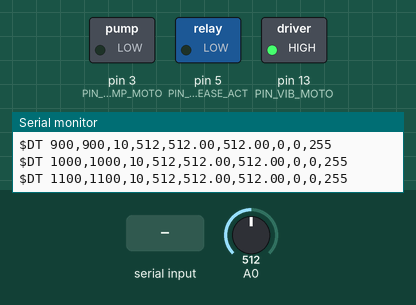
This sketch was run on a simulated Arduino Uno, built with avr-gcc and run on an emulated ATmega328P. Parts: switched loads named in the sketch (green lamp = pin HIGH), the last lines printed to the serial monitor. The test bench sets the inputs (shaded band); at power-on: A0 = 512. EEPROM starts erased.

Above: at 1.2 s.
1.3 s: A0 set to 541
At 2.5 s:
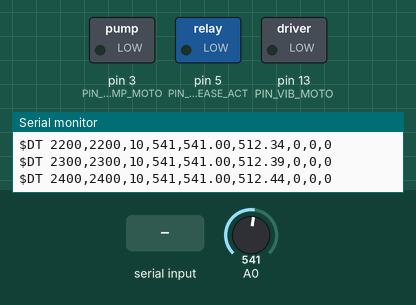
2.8 s: "e" received over Serial
At 4.0 s:
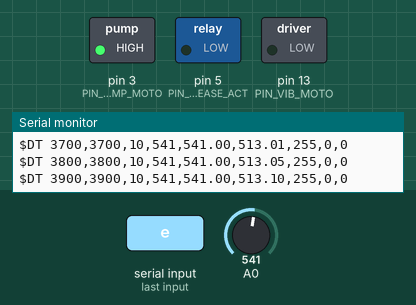
4.3 s: "f" received over Serial
At 5.1 s:
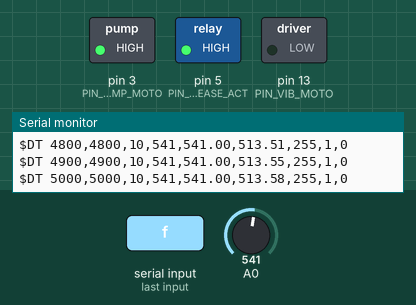
5.8 s: A0 set to 511
At 7.5 s:
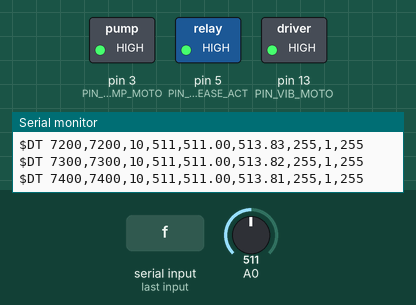
7.8 s: "d" received over Serial
At 9.0 s:
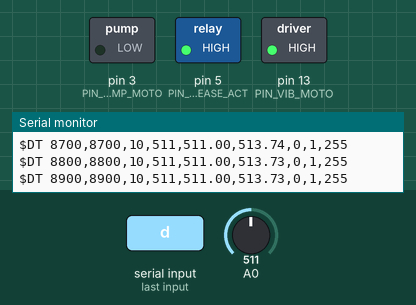
9.3 s: A0 set to 716
At 10.3 s:
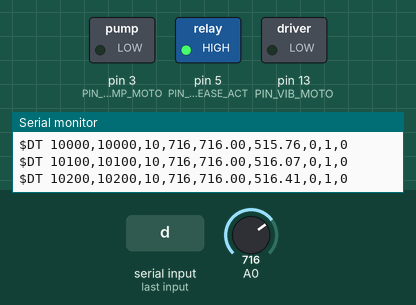
Timing chart, 0 to 11.8 s (numbered marks = the images above; inputs shaded):
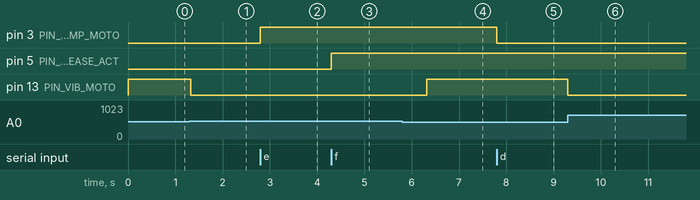

Measured:
- the behaviour switches between 522 and 523 on A0 (found by bisection; images 0 and 1)
- after the input at 1.3 s, pin 13 (PIN_VIB_MOTO): HIGH → LOW at once
- after the input at 2.8 s, pin 3 (PIN_PUMP_MOTO): LOW → HIGH at once
- after the input at 4.3 s, pin 5 (PIN_RELEASE_ACT): LOW → HIGH at once
- after the input at 5.8 s, pin 13 (PIN_VIB_MOTO): LOW → HIGH after 0.52 s
- after the input at 7.8 s, pin 3 (PIN_PUMP_MOTO): HIGH → LOW at once
- after the input at 9.3 s, pin 13 (PIN_VIB_MOTO): HIGH → LOW at once

The sketch:

bpcontrol.ino
```cpp
#include <EEPROM.h>

#include "EMA.h"

#define EEPROM_ADDR 0x77

#define READ_INTERVAL 1
#define SERIAL_INTERVAL 100

#define LONG_EMA_LENGTH 60000
#define SHORT_EMA_LENGTH 50

#define PIN_PUMP_SW 2
#define PIN_PUMP_MOTO 3
#define PIN_RELEASE_SW 4
#define PIN_RELEASE_ACT 5
#define PIN_VIB_MOTO LED_BUILTIN

#define MAX_ANALOG 1024
#define DEFAULT_CUTOFF_THRESHOLD 10

#define MIN_CUTOFF_MILLIS 5000

uint16_t cutoffThreshold = 10;

EMAFloat longEMA;
EMAFloat shortEMA;

int currentReading;

int pumpValue = 0;
int releaseActValue = LOW;
int motorValue = 0;
int motorValueOld = UINT8_MAX;

unsigned long lastSerial = 0;
unsigned long lastRead = 0;
unsigned long lastCut = 0;

int readCurrent() {
    return analogRead(A0);
}

void writeAct() {
    analogWrite(PIN_PUMP_MOTO, pumpValue);
    digitalWrite(PIN_RELEASE_ACT, releaseActValue);
    analogWrite(PIN_VIB_MOTO, motorValue);
}

void persistConf() {
    EEPROM.put(EEPROM_ADDR, cutoffThreshold);
    Serial.println(String("$CL EE,TH,") + EEPROM_ADDR + String(",") + cutoffThreshold);
}

void setup() {
    pinMode(LED_BUILTIN, OUTPUT);
    pinMode(PIN_PUMP_SW, INPUT_PULLUP);
    pinMode(PIN_RELEASE_SW, INPUT_PULLUP);
    pinMode(PIN_PUMP_MOTO, OUTPUT);
    pinMode(PIN_RELEASE_ACT, OUTPUT);

    motorValue = motorValueOld;

    writeAct();

    // firstRead
    currentReading = readCurrent();
    lastRead = millis();
    longEMA = EMAFloat(LONG_EMA_LENGTH, currentReading);
    shortEMA = EMAFloat(SHORT_EMA_LENGTH, currentReading);

    Serial.begin(115200);
    Serial.setTimeout(1);  // #A1234Z
    lastSerial = millis();

    EEPROM.get(EEPROM_ADDR, cutoffThreshold);
    if (cutoffThreshold > MAX_ANALOG || cutoffThreshold < 0) {
        cutoffThreshold = DEFAULT_CUTOFF_THRESHOLD;
        persistConf();
    }
}

void loop() {
    // Commit change
    writeAct();

    unsigned long currentTs = millis();
    // Sersor
    if (currentTs - lastRead >= READ_INTERVAL) {
        currentReading = readCurrent();
        longEMA.update(currentReading, currentTs - lastRead);
        shortEMA.update(currentReading, currentTs - lastRead);
        lastRead = currentTs;
    }

    // Serial
    if (currentTs - lastSerial >= SERIAL_INTERVAL) {
        Serial.println(
            String("$DT ") + currentTs + String(",") + lastRead + String(",") + cutoffThreshold + String(",") +
            currentReading + String(",") + shortEMA.get() + String(",") + longEMA.get() + String(",") +
            pumpValue + String(",") + releaseActValue + String(",") + motorValue);
        lastSerial = currentTs;
    }
    if (Serial.available()) {
        int cmd = Serial.read();
        // Threshold
        if (cmd == 'w') {
            if (cutoffThreshold < MAX_ANALOG) {
                cutoffThreshold++;
            }
            Serial.println(String("$CT TH,1,") + cutoffThreshold);
        }
        if (cmd == 's') {
            if (cutoffThreshold > 0) {
                cutoffThreshold--;
            }
            Serial.println(String("$CT TH,0,") + cutoffThreshold);
        }
        // pump
        if (cmd == 'e') {
            pumpValue = UINT8_MAX;
            Serial.println(String("$CT PU,1,") + pumpValue);
        }
        if (cmd == 'd') {
            pumpValue = 0;
            Serial.println(String("$CT PU,0,") + pumpValue);
        }
        // release
        if (cmd == 'r') {
            releaseActValue = LOW;
            Serial.println(String("$CT RL,1,") + releaseActValue);
        }
        if (cmd == 'f') {
            releaseActValue = HIGH;
            Serial.println(String("$CT RL,0,") + releaseActValue);
        }
        // vib
        if (cmd == 'q') {
            if (motorValue < UINT8_MAX) {
                motorValue++;
            }
            Serial.println(String("$CT MO,1,") + motorValue);
        }
        if (cmd == 'a') {
            if (motorValue > 0) {
                motorValue--;
                motorValueOld = motorValue;
            }
            Serial.println(String("$CT MO,0,") + motorValue);
        }
        if (cmd == '`') {
            Serial.println(String("$CT EE,1,") + cutoffThreshold);
            persistConf();
        }
    }

    // Motor
    if (shortEMA.get() - longEMA.get() > cutoffThreshold) {
        if (motorValue != 0) {
            motorValueOld = motorValue;
            motorValue = 0;
            lastCut = millis();
            Serial.println(String("$CL MO,0,") + millis() + String(",") + lastCut + String(",") + shortEMA.get() + String(",") + longEMA.get() + String(",") + currentReading);
        }
    } else {
        // Restart
        if (millis() - lastCut > MIN_CUTOFF_MILLIS && motorValue == 0) {
            motorValue = motorValueOld;
            Serial.println(String("$CL MO,1,") + millis() + String(",") + lastCut + String(",") + shortEMA.get() + String(",") + longEMA.get() + String(",") + currentReading);
        }
    }

    // // Pump
    // if (!digitalRead(PIN_PUMP_SW)) {
    //     pumpValue = UINT8_MAX;
    // } else {
    //     pumpValue = 0;
    // }

    // // Release
    // if (!digitalRead(PIN_RELEASE_SW)) {
    //     releaseActValue = HIGH;
    // } else {
    //     releaseActValue = LOW;
    // }
}
```

EMA.cpp
```cpp
#include "EMA.h"

EMAUint16::EMAUint16(const uint16_t length, const uint16_t init){
    _length = length;
    _sum = uint32_t(length) * uint32_t(init);
}

uint16_t EMAUint16::update(const uint16_t value, const uint16_t length){
    if(length > _length){
        _sum = uint32_t(value * _length);
    }else{
        _sum = _sum - _sum * uint32_t(length) / _length  + uint32_t(value) * uint32_t(length);
    }
    return get();
}

EMAFloat::EMAFloat(const uint16_t length, const float init){
    _length = length;
    _ema = init;
}

float EMAFloat::update(const float value, const uint16_t length){
    if(length > _length){
        _ema = value;
    }else{
        _ema = _ema + ( value - _ema ) * length / _length;
    }
    // if(_ema > 1024 || _ema<0){
    //     _ema = value;
    // }
    return _ema;
}
```

EMA.h
```cpp
#ifndef EMA_H_
#define EMA_H_

#include "Arduino.h"

class EMAUint16
{
public:
  EMAUint16(void) {  };
  explicit EMAUint16(const uint16_t length, const uint16_t init);
  ~EMAUint16() { };
  void    clear(const uint16_t init);
  uint16_t  update(const uint16_t value, const uint16_t length);
  uint16_t   get() const { return _sum/_length; };
  uint32_t   getSum() const { return _sum; }
  uint16_t getLength() const { return _length; }


protected:
  uint16_t _length;
  uint32_t   _sum;
};

class EMAFloat
{
public:
  EMAFloat(void) {  };
  explicit EMAFloat(const uint16_t length, const float init);
  ~EMAFloat() { };
  void    clear(const float init);
  float  update(const float value, const uint16_t length);
  float   get() const { return _ema; };
  uint16_t getLength() const { return _length; }


protected:
  uint16_t _length;
  float   _ema;
};

#endif
```
